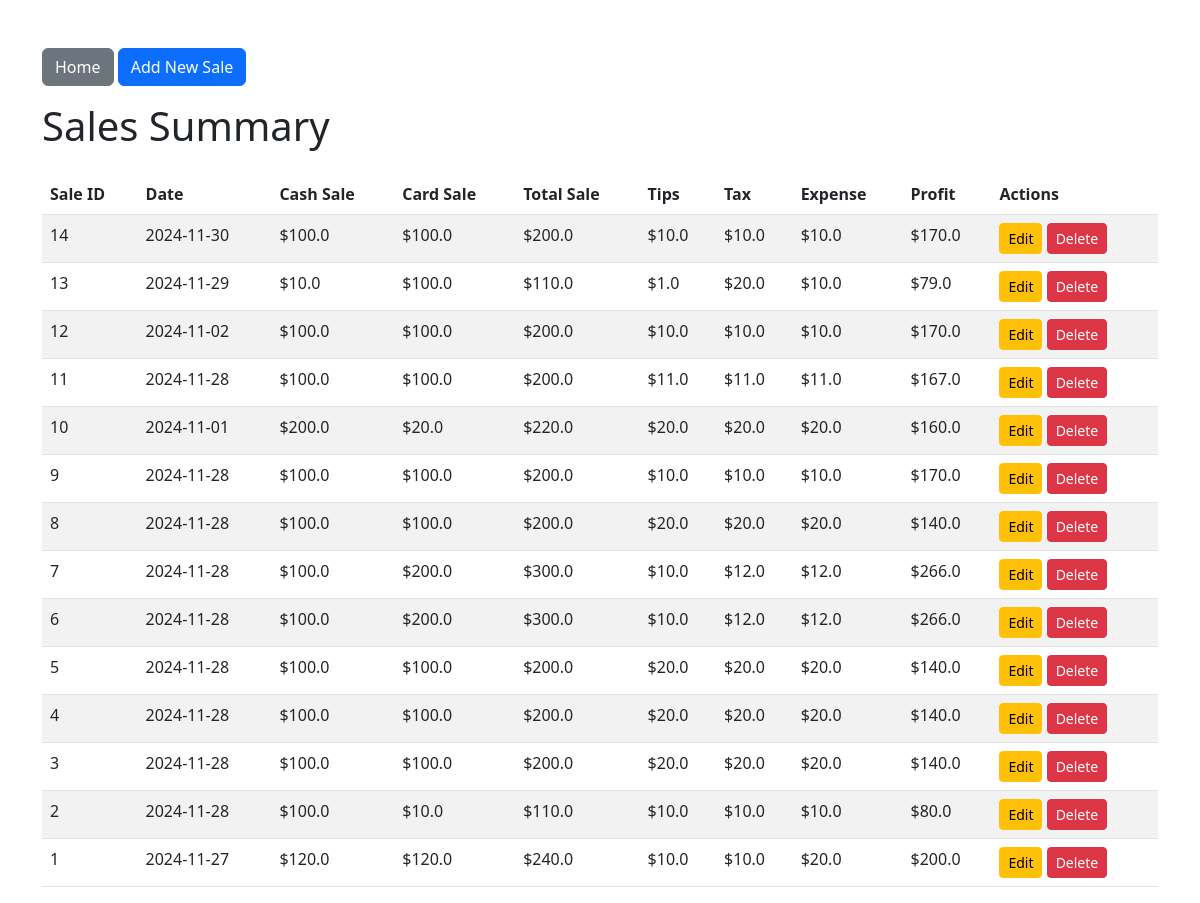
/view_sales, run on an earlier commit of the app's database.
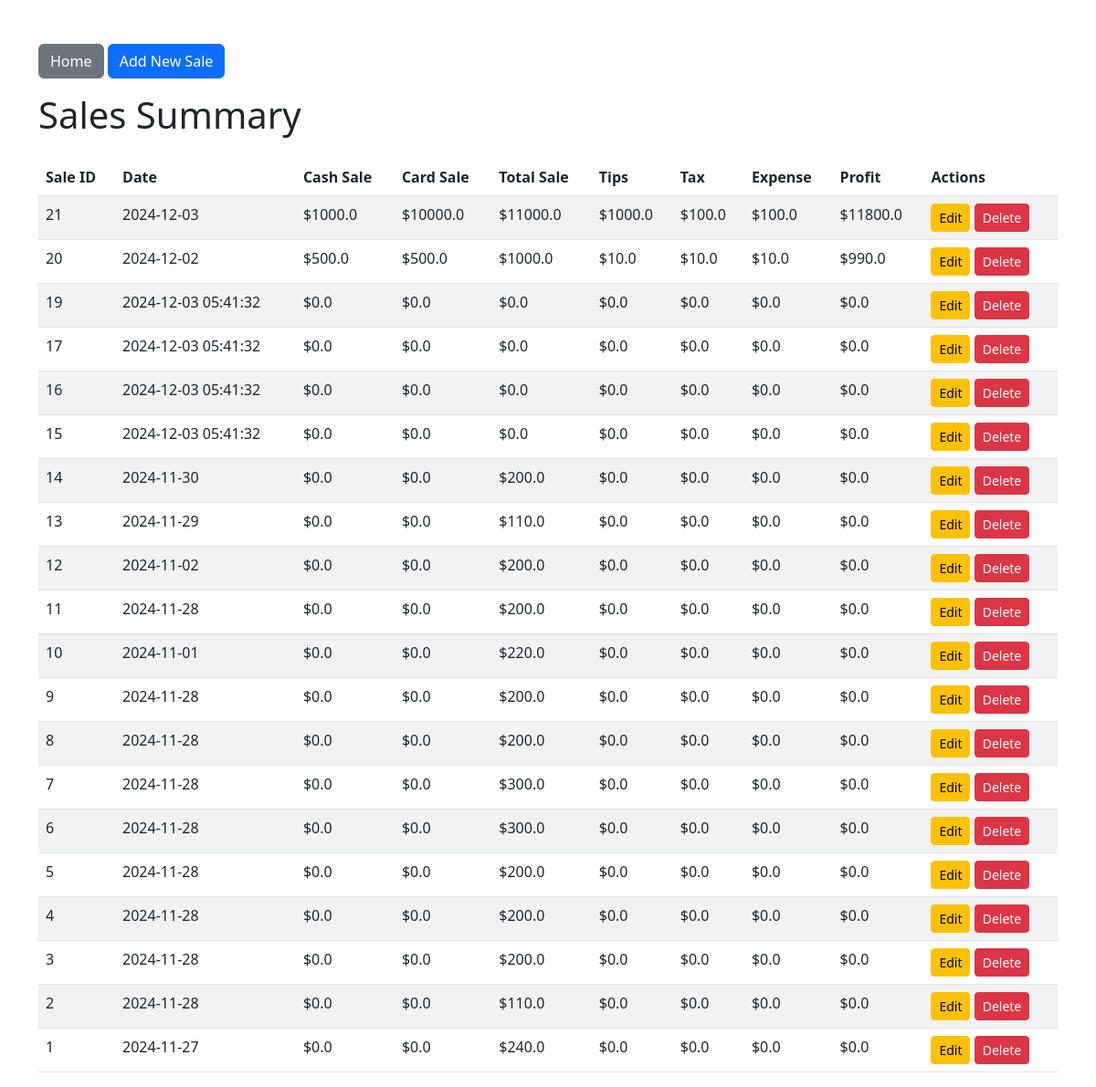
And on a later commit of the database.
### tables this page shows
CREATE TABLE "sales" (
    id INTEGER PRIMARY KEY AUTOINCREMENT,
    date TEXT NOT NULL,
    total_sale REAL NOT NULL
, cash_sale REAL DEFAULT 0.0, card_sale REAL DEFAULT 0.0, tips REAL DEFAULT 0.0, tax REAL DEFAULT 0.0, expense REAL DEFAULT 0.0, profit REAL DEFAULT 0.0);

### app.py (the view)
@app.route("/view_sales", methods=["GET"])
def view_sales():
    try:
        conn = sqlite3.connect("sales.db")
        cursor = conn.cursor()
        cursor.execute("""
            SELECT id, date, total_sale, cash_sale, card_sale, tips, tax, expense, profit
            FROM sales
            ORDER BY id DESC
        """)
        sales = cursor.fetchall()
        cursor.execute("SELECT SUM(total_sale), SUM(profit) FROM sales")
        stats = cursor.fetchone()
        total_sales = stats[0] if stats[0] else 0.0
        total_profit = stats[1] if stats[1] else 0.0
        conn.close()
        return render_template("view_sales.html", sales=sales, total_sales=total_sales, total_profit=total_profit)
    except Exception as e:
        return f"Error: {e}", 500

### templates/view_sales.html (shortened to what this page needs)
<!DOCTYPE html>
<html lang="en">
<head>
    <link href="https://cdn.jsdelivr.net/npm/bootstrap@5.3.0-alpha1/dist/css/bootstrap.min.css" rel="stylesheet">
</head>
<body>
    <div class="container mt-5">
        <div class="mb-3">
            <a href="/" class="btn btn-secondary">Home</a>
            <a href="/add_sale" class="btn btn-primary">Add New Sale</a>
        </div>
        <h1 class="mb-4">Sales Summary</h1>
        <table class="table table-striped">
            <thead>
                <tr>
                    <th>Sale ID</th>
                    <th>Date</th>
                    <th>Cash Sale</th>
                    <th>Card Sale</th>
                    <th>Total Sale</th>
                    <th>Tips</th>
                    <th>Tax</th>
                    <th>Expense</th>
                    <th>Profit</th>
                    <th>Actions</th>
                </tr>
            </thead>
            <tbody>
                {% for sale in sales %}
                <tr>
                    <td>{{ sale[0] }}</td>
                    <td>{{ sale[1] }}</td>
                    <td>${{ sale[3] }}</td>
                    <td>${{ sale[4] }}</td>
                    <td>${{ sale[2] }}</td>
                    <td>${{ sale[5] }}</td>
                    <td>${{ sale[6] }}</td>
                    <td>${{ sale[7] }}</td>
                    <td>${{ sale[8] }}</td>
                    <td>
                        <a href="/edit_sale/{{ sale[0] }}" class="btn btn-sm btn-warning">Edit</a>
                        <form action="/delete_sale/{{ sale[0] }}" method="POST" style="display:inline;">
                            <button type="submit" class="btn btn-sm btn-danger">Delete</button>
                        </form>
                    </td>
                </tr>
                {% endfor %}
            </tbody>
        </table>
    </div>
</body>
</html>

What changed in the data, as far as the page shows it:
added sales: id "21", date "2024-12-03", cash_sale "1000.0", card_sale "10000.0", total_sale "11000.0", tips "1000.0", tax "100.0", expense "100.0", profit "11800.0"
added sales: id "20", date "2024-12-02", cash_sale "500.0", card_sale "500.0", total_sale "1000.0", tips "10.0", tax "10.0", expense "10.0", profit "990.0"
added sales: id "19", date "2024-12-03 05:41:32", cash_sale "0.0", card_sale "0.0", total_sale "0.0", tips "0.0", tax "0.0", expense "0.0", profit "0.0"
added sales: id "17", date "2024-12-03 05:41:32", cash_sale "0.0", card_sale "0.0", total_sale "0.0", tips "0.0", tax "0.0", expense "0.0", profit "0.0"
added sales: id "16", date "2024-12-03 05:41:32", cash_sale "0.0", card_sale "0.0", total_sale "0.0", tips "0.0", tax "0.0", expense "0.0", profit "0.0"
added sales: id "15", date "2024-12-03 05:41:32", cash_sale "0.0", card_sale "0.0", total_sale "0.0", tips "0.0", tax "0.0", expense "0.0", profit "0.0"
changed sales id 14: cash_sale "100.0" → "0.0"; card_sale "100.0" → "0.0"; tips "10.0" → "0.0"; tax "10.0" → "0.0"; expense "10.0" → "0.0"; profit "170.0" → "0.0"
changed sales id 13: cash_sale "10.0" → "0.0"; card_sale "100.0" → "0.0"; tips "1.0" → "0.0"; tax "20.0" → "0.0"; expense "10.0" → "0.0"; profit "79.0" → "0.0"
changed sales id 12: cash_sale "100.0" → "0.0"; card_sale "100.0" → "0.0"; tips "10.0" → "0.0"; tax "10.0" → "0.0"; expense "10.0" → "0.0"; profit "170.0" → "0.0"
changed sales id 11: cash_sale "100.0" → "0.0"; card_sale "100.0" → "0.0"; tips "11.0" → "0.0"; tax "11.0" → "0.0"; expense "11.0" → "0.0"; profit "167.0" → "0.0"
changed sales id 10: cash_sale "200.0" → "0.0"; card_sale "20.0" → "0.0"; tips "20.0" → "0.0"; tax "20.0" → "0.0"; expense "20.0" → "0.0"; profit "160.0" → "0.0"
changed sales id 9: cash_sale "100.0" → "0.0"; card_sale "100.0" → "0.0"; tips "10.0" → "0.0"; tax "10.0" → "0.0"; expense "10.0" → "0.0"; profit "170.0" → "0.0"
changed sales id 8: cash_sale "100.0" → "0.0"; card_sale "100.0" → "0.0"; tips "20.0" → "0.0"; tax "20.0" → "0.0"; expense "20.0" → "0.0"; profit "140.0" → "0.0"
changed sales id 7: cash_sale "100.0" → "0.0"; card_sale "200.0" → "0.0"; tips "10.0" → "0.0"; tax "12.0" → "0.0"; expense "12.0" → "0.0"; profit "266.0" → "0.0"
changed sales id 6: cash_sale "100.0" → "0.0"; card_sale "200.0" → "0.0"; tips "10.0" → "0.0"; tax "12.0" → "0.0"; expense "12.0" → "0.0"; profit "266.0" → "0.0"
changed sales id 5: cash_sale "100.0" → "0.0"; card_sale "100.0" → "0.0"; tips "20.0" → "0.0"; tax "20.0" → "0.0"; expense "20.0" → "0.0"; profit "140.0" → "0.0"
changed sales id 4: cash_sale "100.0" → "0.0"; card_sale "100.0" → "0.0"; tips "20.0" → "0.0"; tax "20.0" → "0.0"; expense "20.0" → "0.0"; profit "140.0" → "0.0"
changed sales id 3: cash_sale "100.0" → "0.0"; card_sale "100.0" → "0.0"; tips "20.0" → "0.0"; tax "20.0" → "0.0"; expense "20.0" → "0.0"; profit "140.0" → "0.0"
changed sales id 2: cash_sale "100.0" → "0.0"; card_sale "10.0" → "0.0"; tips "10.0" → "0.0"; tax "10.0" → "0.0"; expense "10.0" → "0.0"; profit "80.0" → "0.0"
changed sales id 1: cash_sale "120.0" → "0.0"; card_sale "120.0" → "0.0"; tips "10.0" → "0.0"; tax "10.0" → "0.0"; expense "20.0" → "0.0"; profit "200.0" → "0.0"
